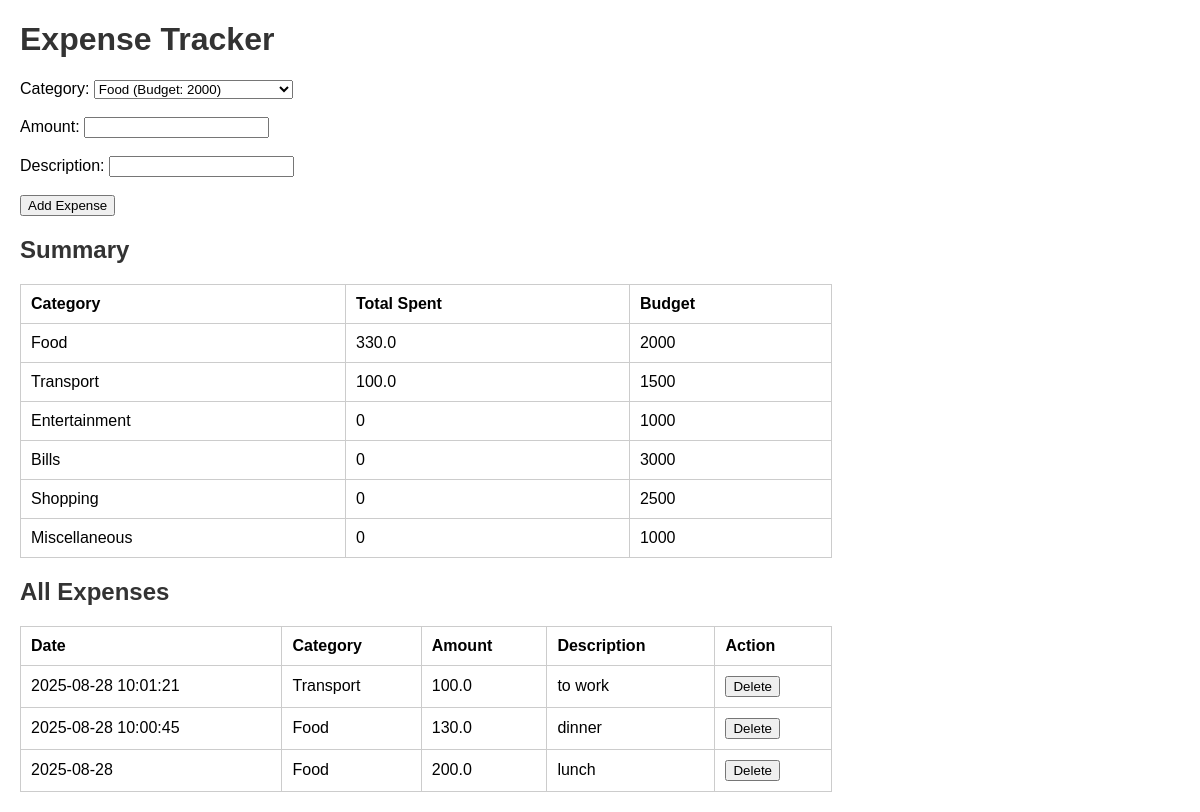
The page / on the database its author committed.
### tables this page shows
CREATE TABLE expenses (
        id INTEGER PRIMARY KEY AUTOINCREMENT,
        date TEXT NOT NULL,
        category TEXT NOT NULL,
        amount REAL NOT NULL,
        currency TEXT DEFAULT 'KES',
        description TEXT
    );

### app.py (the view)
@app.route("/", methods=["GET"])
def index():
    expenses = get_all_expenses()
    category_totals = {category: 0 for category in categories}
    for exp in expenses:
        category_totals[exp["category"]] += float(exp["amount"])
    return render_template(
        "index.html",
        expenses=expenses,
        categories=categories,
        budgets=budgets,
        category_totals=category_totals
    )

### db_handler.py (called while the page is built)
def get_all_expenses():
    conn = sqlite3.connect(DB_NAME)
    conn.row_factory = sqlite3.Row
    c = conn.cursor()
    c.execute("SELECT * FROM expenses ORDER BY date DESC")
    rows = c.fetchall()
    conn.close()
    return [dict(row) for row in rows]

### templates/index.html (shortened to what this page needs)
<!DOCTYPE html>
<html lang="en">
<head>
</head>
<body>
    <h1>Expense Tracker</h1>
    <form action="/add" method="POST">
        <label>Category:</label>
        <select name="category" required>
            {% for cat in categories %}
                <option value="{{ cat }}">{{ cat }} (Budget: {{ budgets[cat] }})</option>
            {% endfor %}
        </select><br><br>
        <label>Amount:</label>
        <input type="number" name="amount" step="0.01" required><br><br>
        <label>Description:</label>
        <input type="text" name="description"><br><br>
        <button type="submit">Add Expense</button>
    </form>
    <h2>Summary</h2>
    <table>
        <tr>
            <th>Category</th>
            <th>Total Spent</th>
            <th>Budget</th>
        </tr>
        {% for cat in categories %}
        <tr class="{% if category_totals[cat] > budgets[cat] %}over-budget{% endif %}">
            <td>{{ cat }}</td>
            <td>{{ category_totals[cat] }}</td>
            <td>{{ budgets[cat] }}</td>
        </tr>
        {% endfor %}
    </table>
    <h2>All Expenses</h2>
    <table>
        <tr>
            <th>Date</th>
            <th>Category</th>
            <th>Amount</th>
            <th>Description</th>
            <th>Action</th>
        </tr>
        {% for expense in expenses %}
        <tr>
            <td>{{ expense.date }}</td>
            <td>{{ expense.category }}</td>
            <td>{{ expense.amount }}</td>
            <td>{{ expense.description }}</td>
            <td>
                <form action="/delete/{{ expense.id }}" method="POST" style="display:inline;">
                    <button type="submit">Delete</button>
                </form>
            </td>
        </tr>
        {% endfor %}
    </table>
</body>
</html>

### templates/index.html (style rules this page uses)
body { font-family: Arial, sans-serif; margin: 20px; }
h1, h2 { color: #333; }
table { width: 70%; border-collapse: collapse; margin-top: 20px; }
table, th, td { border: 1px solid #ccc; }
th, td { padding: 10px; text-align: left; }

### rows shown on the page
expenses: category "Transport", amount "100.0", budgets "1500", date "2025-08-28 10:01:21", description "to work"
expenses: date "2025-08-28 10:00:45", category "Food", amount "130.0", description "dinner"
expenses: date "2025-08-28", category "Food", amount "200.0", description "lunch"

### other values the page prints
{{ cat }} "Food" "Entertainment" "Bills" "Shopping" "Miscellaneous"
{{ category_totals[cat] }} "330.0" "0" "0" "0" "0"
{{ budgets[cat] }} "2000" "1000" "3000" "2500" "1000"
form field category "Food (Budget: 2000)"
